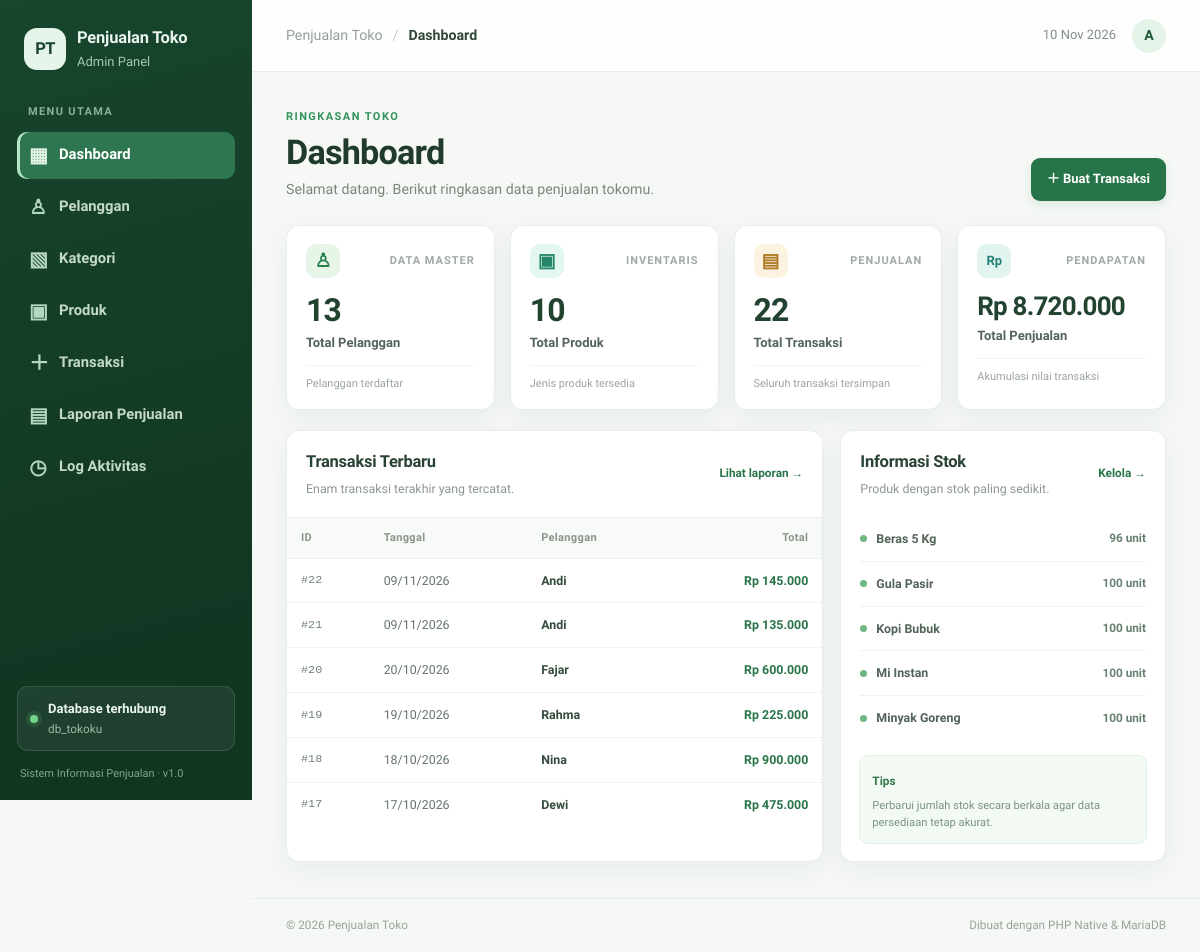
The page / on the database its author committed.
### tables this page shows
CREATE TABLE `tbl_transaksi` (
  `id_transaksi` int(11) NOT NULL,
  `tanggal` date DEFAULT NULL,
  `id_pelanggan` int(11) DEFAULT NULL,
  `total_belanja` decimal(12,2) DEFAULT NULL
);

CREATE TABLE `tbl_pelanggan` (
  `id_pelanggan` int(11) NOT NULL,
  `nama_pelanggan` varchar(100) DEFAULT NULL,
  `kota` varchar(50) DEFAULT NULL
);

CREATE TABLE `tbl_produk` (
  `id_produk` int(11) NOT NULL,
  `id_kategori` int(11) NOT NULL,
  `nama_produk` varchar(100) NOT NULL,
  `harga` decimal(12,2) NOT NULL,
  `stok` int(11) NOT NULL DEFAULT 0
);

### index.php (called while the page is built, shortened)
<?php
require __DIR__ . '/includes/helpers.php';
$page = $_GET['page'] ?? 'dashboard';
require __DIR__ . '/includes/header.php';
$pageFile = __DIR__ . '/pages/' . $page . '.php';
require $pageFile;
require __DIR__ . '/includes/footer.php';

### includes/helpers.php (called while the page is built, shortened)
<?php
function e(mixed $value): string
{
    return htmlspecialchars((string)($value ?? ''), ENT_QUOTES, 'UTF-8');
}
function rupiah(mixed $value): string
{
    return 'Rp ' . number_format((float)$value, 0, ',', '.');
}
function page_title(string $page): string
{
    return match ($page) {
        'pelanggan' => 'Data Pelanggan',
        'kategori'  => 'Data Kategori',
        'produk'    => 'Data Produk',
        'transaksi' => 'Transaksi Penjualan',
        'laporan'   => 'Laporan Penjualan',
        'log'       => 'Log Aktivitas',
        default     => 'Dashboard',
    };
}
function is_active(string $current, string $target): string
{
    return $current === $target ? ' active' : '';
}

### pages/dashboard.php (the view)
<?php
$stats = [
    'customers' => (int)$pdo->query('SELECT COUNT(*) FROM tbl_pelanggan')->fetchColumn(),
    'products'  => (int)$pdo->query('SELECT COUNT(*) FROM tbl_produk')->fetchColumn(),
    'sales'     => (int)$pdo->query('SELECT COUNT(*) FROM tbl_transaksi')->fetchColumn(),
    'revenue'   => (float)$pdo->query('SELECT COALESCE(SUM(total_belanja), 0) FROM tbl_transaksi')->fetchColumn(),
];
$recent = $pdo->query(
    'SELECT t.id_transaksi, t.tanggal, p.nama_pelanggan, t.total_belanja
     FROM tbl_transaksi t
     LEFT JOIN tbl_pelanggan p ON p.id_pelanggan = t.id_pelanggan
     ORDER BY t.id_transaksi DESC LIMIT 6'
)->fetchAll();
$lowStock = $pdo->query('SELECT nama_produk, stok FROM tbl_produk ORDER BY stok ASC, nama_produk ASC LIMIT 5')->fetchAll();
?>
<section class="page-heading">
    <div><span class="eyebrow">RINGKASAN TOKO</span><h1>Dashboard</h1><p>Selamat datang. Berikut ringkasan data penjualan tokomu.</p></div>
    <a class="button button-primary" href="index.php?page=transaksi">＋ Buat Transaksi</a>
</section>
<section class="stats-grid">
    <article class="stat-card"><div class="stat-top"><span class="stat-icon green">♙</span><span class="stat-caption">DATA MASTER</span></div><div class="stat-value"><?= number_format($stats['customers']) ?></div><div class="stat-label">Total Pelanggan</div><div class="stat-foot">Pelanggan terdaftar</div></article>
    <article class="stat-card"><div class="stat-top"><span class="stat-icon mint">▣</span><span class="stat-caption">INVENTARIS</span></div><div class="stat-value"><?= number_format($stats['products']) ?></div><div class="stat-label">Total Produk</div><div class="stat-foot">Jenis produk tersedia</div></article>
    <article class="stat-card"><div class="stat-top"><span class="stat-icon amber">▤</span><span class="stat-caption">PENJUALAN</span></div><div class="stat-value"><?= number_format($stats['sales']) ?></div><div class="stat-label">Total Transaksi</div><div class="stat-foot">Seluruh transaksi tersimpan</div></article>
    <article class="stat-card"><div class="stat-top"><span class="stat-icon teal">Rp</span><span class="stat-caption">PENDAPATAN</span></div><div class="stat-value stat-currency"><?= e(rupiah($stats['revenue'])) ?></div><div class="stat-label">Total Penjualan</div><div class="stat-foot">Akumulasi nilai transaksi</div></article>
</section>
<section class="dashboard-grid">
    <div class="panel">
        <div class="panel-heading"><div><h2>Transaksi Terbaru</h2><p>Enam transaksi terakhir yang tercatat.</p></div><a class="text-link" href="index.php?page=laporan">Lihat laporan →</a></div>
        <?php if (!$recent): ?>
            <div class="empty-state"><span>▤</span><strong>Belum ada transaksi</strong><p>Transaksi yang dibuat akan muncul di sini.</p></div>
        <?php else: ?>
            <div class="table-wrap"><table><thead><tr><th>ID</th><th>Tanggal</th><th>Pelanggan</th><th class="text-right">Total</th></tr></thead><tbody>
            <?php foreach ($recent as $row): ?>
                <tr><td class="mono">#<?= e($row['id_transaksi']) ?></td><td><?= e(date('d/m/Y', strtotime($row['tanggal']))) ?></td><td class="cell-strong"><?= e($row['nama_pelanggan'] ?? 'Pelanggan dihapus') ?></td><td class="text-right amount"><?= e(rupiah($row['total_belanja'])) ?></td></tr>
            <?php endforeach; ?>
            </tbody></table></div>
        <?php endif; ?>
    </div>
    <div class="panel">
        <div class="panel-heading"><div><h2>Informasi Stok</h2><p>Produk dengan stok paling sedikit.</p></div><a class="text-link" href="index.php?page=produk">Kelola →</a></div>
        <?php if (!$lowStock): ?>
            <div class="empty-state"><span>▣</span><strong>Belum ada produk</strong><p>Tambahkan produk untuk melihat stok.</p></div>
        <?php else: ?>
            <div class="stock-list">
                <?php foreach ($lowStock as $item): ?>
                    <div class="stock-item"><div class="stock-product"><span class="product-dot"></span><strong><?= e($item['nama_produk']) ?></strong></div><span class="stock-count <?= (int)$item['stok'] <= 5 ? 'stock-low' : '' ?>"><?= number_format((int)$item['stok']) ?> unit</span></div>
                <?php endforeach; ?>
            </div>
        <?php endif; ?>
        <div class="tip-box"><strong>Tips</strong><p>Perbarui jumlah stok secara berkala agar data persediaan tetap akurat.</p></div>
    </div>
</section>

### includes/header.php (shortened to what this page needs)
<?php
$currentTitle = page_title($page);
$navigation = [
    ['page' => 'dashboard', 'icon' => '▦', 'label' => 'Dashboard'],
    ['page' => 'pelanggan', 'icon' => '♙', 'label' => 'Pelanggan'],
    ['page' => 'kategori', 'icon' => '▧', 'label' => 'Kategori'],
    ['page' => 'produk', 'icon' => '▣', 'label' => 'Produk'],
    ['page' => 'transaksi', 'icon' => '＋', 'label' => 'Transaksi'],
    ['page' => 'laporan', 'icon' => '▤', 'label' => 'Laporan Penjualan'],
    ['page' => 'log', 'icon' => '◷', 'label' => 'Log Aktivitas'],
];
?>
<!DOCTYPE html>
<html lang="id">
<head>
    <link rel="stylesheet" href="assets/css/style.css">
</head>
<body>
<div class="app-shell">
    <aside class="sidebar" id="sidebar">
        <a class="brand" href="index.php">
            <span class="brand-mark">PT</span>
            <span class="brand-copy"><strong>Penjualan Toko</strong><small>Admin Panel</small></span>
        </a>
        <div class="nav-label">MENU UTAMA</div>
        <nav class="main-nav" aria-label="Navigasi utama">
            <?php foreach ($navigation as $item): ?>
                <a class="nav-link<?= is_active($page, $item['page']) ?>" href="index.php?page=<?= e($item['page']) ?>">
                    <span class="nav-icon" aria-hidden="true"><?= e($item['icon']) ?></span>
                    <span><?= e($item['label']) ?></span>
                </a>
            <?php endforeach; ?>
        </nav>
        <div class="sidebar-bottom">
            <div class="sidebar-note">
                <span class="note-dot"></span>
                <div><strong>Database terhubung</strong><small>db_tokoku</small></div>
            </div>
            <small class="sidebar-version">Sistem Informasi Penjualan · v1.0</small>
        </div>
    </aside>
    <div class="main-area">
        <header class="topbar">
            <div class="breadcrumb"><span>Penjualan Toko</span><span class="crumb-separator">/</span><strong><?= e($currentTitle) ?></strong></div>
            <div class="topbar-right">
                <span class="today-label"><?= e(date('d M Y')) ?></span>
                <div class="avatar" title="Admin">A</div>
            </div>
        </header>
        <main class="content">

### includes/footer.php (shortened to what this page needs)
        </main>
        <footer class="footer">
            <span>© <?= date('Y') ?> Penjualan Toko</span>
            <span>Dibuat dengan PHP Native & MariaDB</span>
        </footer>
    </div>
</div>
</body>
</html>

### rows shown on the page
tbl_transaksi: id_transaksi "22", tanggal "09/11/2026", id_pelanggan.nama_pelanggan "Andi", total_belanja "Rp 145.000"
tbl_transaksi: id_transaksi "21", tanggal "09/11/2026", id_pelanggan.nama_pelanggan "Andi", total_belanja "Rp 135.000"
tbl_transaksi: id_transaksi "20", tanggal "20/10/2026", id_pelanggan.nama_pelanggan "Fajar", total_belanja "Rp 600.000"
tbl_transaksi: id_transaksi "19", tanggal "19/10/2026", id_pelanggan.nama_pelanggan "Rahma", total_belanja "Rp 225.000"
tbl_transaksi: id_transaksi "18", tanggal "18/10/2026", id_pelanggan.nama_pelanggan "Nina", total_belanja "Rp 900.000"
tbl_transaksi: id_transaksi "17", tanggal "17/10/2026", id_pelanggan.nama_pelanggan "Dewi", total_belanja "Rp 475.000"
tbl_produk: nama_produk "Beras 5 Kg", stok "96"
tbl_produk: nama_produk "Gula Pasir", stok "100"
tbl_produk: nama_produk "Kopi Bubuk", stok "100"
tbl_produk: nama_produk "Mi Instan", stok "100"
tbl_produk: nama_produk "Minyak Goreng", stok "100"

### other values the page prints
$item['icon'] "▦"
$item['label'] "Dashboard"
$item['icon'] "♙"
$item['label'] "Pelanggan"
$item['icon'] "▧"
$item['label'] "Kategori"
$item['icon'] "▣"
$item['label'] "Produk"
$item['icon'] "＋"
$item['label'] "Transaksi"
$item['icon'] "▤"
$item['label'] "Laporan Penjualan"
$item['icon'] "◷"
$item['label'] "Log Aktivitas"
$currentTitle "Dashboard"
